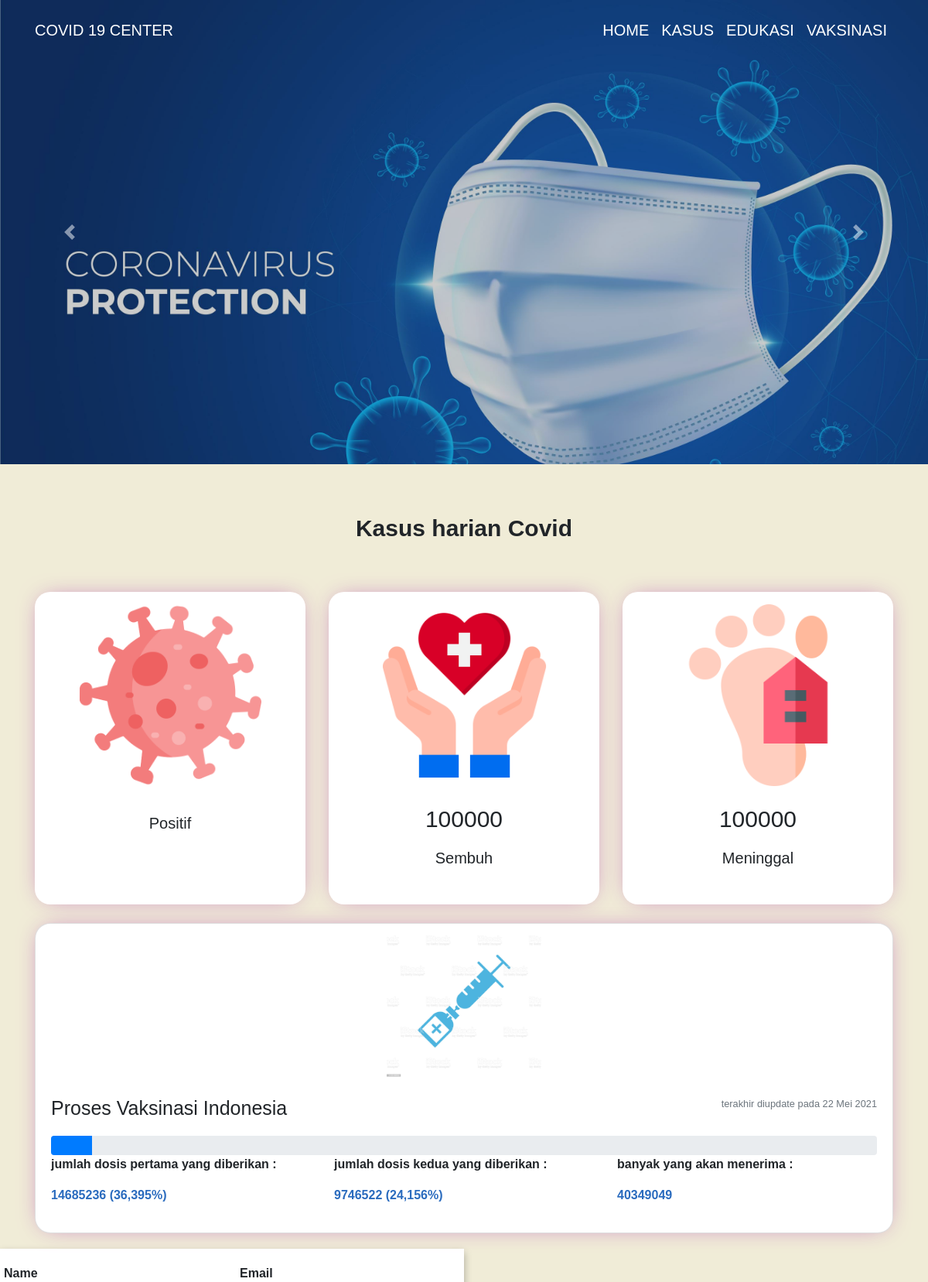
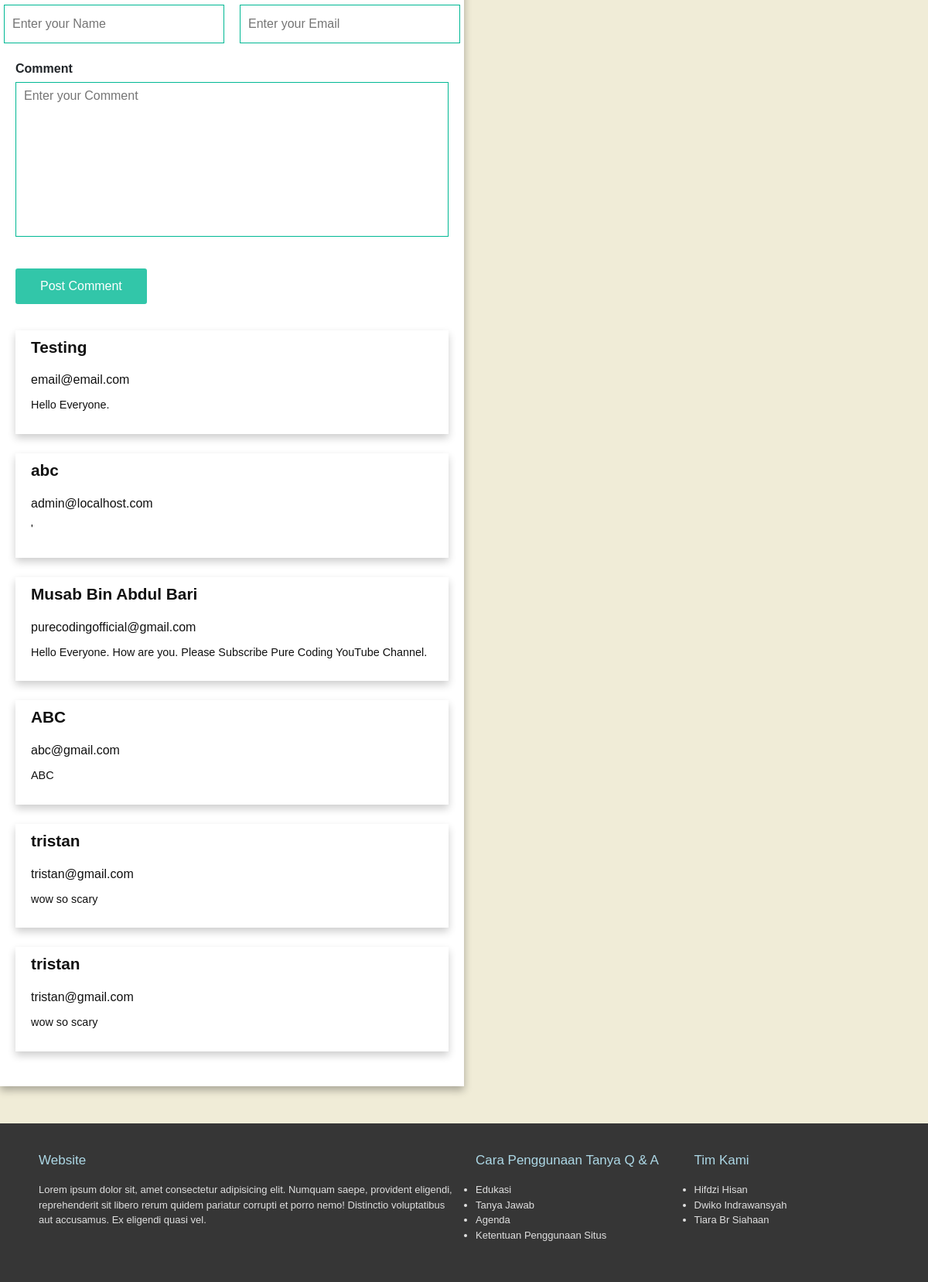
The page / on the database its author committed (2 pictures, top to bottom).
### tables this page shows
CREATE TABLE `comments` (
  `id` int(11) NOT NULL,
  `name` varchar(255) NOT NULL,
  `email` varchar(255) NOT NULL,
  `comment` mediumtext NOT NULL
);

### index.php (the view, shortened to what this page needs)
<?php
include 'config.php';
?>
<!doctype html>
<html lang="en">
  <head>
    <link rel="stylesheet" href="https://cdnjs.cloudflare.com/ajax/libs/font-awesome/4.7.0/css/font-awesome.min.css">
    <link rel="stylesheet" href="https://stackpath.bootstrapcdn.com/bootstrap/4.4.1/css/bootstrap.min.css">
    <link rel="stylesheet" href="https://cdn.datatables.net/1.10.24/css/jquery.dataTables.min.css">
    <link rel="stylesheet" href="css/main.css">
</head>
<body>
<header class="header">
    <nav class="navbar navbaro fixed-top navbar-expand-lg py-3">
        <div class="container"><a href="#" class="navbar-brand text-uppercase ">Covid 19 Center</a>
            <div id="navbarSupportedContent" class="collapse navbar-collapse">
                <ul class="navbar-nav ml-auto">
                    <li class="nav-item active"><a href="#" class="nav-link text-uppercase ">Home <span class="sr-only">(current)</span></a></li>
								<li class="nav-item"><a href="kasus.html" class="nav-link text-uppercase ">Kasus</a></li>
                    <li class="nav-item"><a href="edukasi.html" class="nav-link text-uppercase ">Edukasi</a></li>
                    <li class="nav-item"><a href="edukasi.html#vaksins" class="nav-link text-uppercase ">Vaksinasi</a></li>
                </ul>
            </div>
        </div>
    </nav>
</header>
<div id="carousse" class="carousel slide" data-ride="carousel">
  <div class="carousel-inner">
    <div class="carousel-item active">
      <img class="d-block w-100" src="images/slid1.jpg" alt="First slide">
    </div>
  </div>
  <a class="carousel-control-prev" href="#carousse" role="button" data-slide="prev">
    <span class="carousel-control-prev-icon" aria-hidden="true"></span>
  </a>
  <a class="carousel-control-next" href="#carousse" role="button" data-slide="next">
    <span class="carousel-control-next-icon" aria-hidden="true"></span>
  </a>
</div>
<div class="container">
    <a class="maintitle text-center">Kasus harian Covid</a>
    <div class="card-deck">
  <div class="card card-info border-0 p-3">
    <img class="card-img-top mx-auto" src="images/coronavirus.png" alt="Card image cap">
    <div class="card-body">
      <h5 class="card-title text-center">Positif</h5>
    </div>
  </div>
  <div class="card card-info border-0 p-3">
    <img class="card-img-top mx-auto" src="images/healthcare.png" alt="Card image cap">
    <div class="card-body">
      <p class="card-text text-center infocard sembuhcard">100000</p>
      <h5 class="card-title text-center">Sembuh</h5>
    </div>
  </div>
  <div class="card card-info border-0 p-3">
    <img class="card-img-top mx-auto" src="images/dead-body.png" alt="Card image cap">
    <div class="card-body">
      <p class="card-text text-center infocard tewascard">100000</p>
      <h5 class="card-title text-center">Meninggal</h5>
    </div>
  </div>
</div>
    <div class="card card-info col-md- mx-auto mt-4">
      <img class="card-img-top mx-auto" src="images/injection.jpg" alt="Card image cap" style="max-width: 200px">
      <div class="card-body">
        <div class="row">
          <div class="col-6"><p class="vaksintitle">
            Proses Vaksinasi Indonesia
          </p></div>
          <div class="col-6">
            <p class="card-text text-right"><small class="text-muted updated-vaksin">terakhir diupdate</small></p>
          </div>
        </div>
        <div class="progress">
          <div class="progress-bar persen" role="progressbar" style="width: 5%" aria-valuenow="25" aria-valuemin="0"
            aria-valuemax="100"></div>
            </div>
            <div class="row">
              <div class="col-4">
                <p class="vaccdesc">jumlah dosis pertama yang diberikan :</p>
                <p class="numbervacc persenone"><b>10293</b>(23%)</p>
              </div>
              <div class="col-4">
                <p class="vaccdesc">jumlah dosis kedua yang diberikan :</p>
                <p class="numbervacc persentwo"><b>10293</b>(23%)</p>
              </div>
              <div class="col-4">
                <p class="vaccdesc">banyak yang akan menerima :</p>
                <p class="numbervacc penerimaone"><b>10293</b></p>
              </div>
            </div>
      </div>
    </div>
  </div>
<body>
	<div class="wrapper">
		<form action="" method="POST" class="form">
			<div class="row">
				<div class="input-group">
					<label for="name">Name</label>
					<input type="text" name="name" id="name" placeholder="Enter your Name" required>
				</div>
				<div class="input-group">
					<label for="email">Email</label>
					<input type="email" name="email" id="email" placeholder="Enter your Email" required>
				</div>
			</div>
			<div class="input-group textarea">
				<label for="comment">Comment</label>
				<textarea id="comment" name="comment" placeholder="Enter your Comment" required></textarea>
			</div>
			<div class="input-group">
				<button name="submit" class="btn">Post Comment</button>
			</div>
		</form>
		<div class="prev-comments">
			<?php
			$sql = "SELECT * FROM comments";
			$result = mysqli_query($conn, $sql);
			if (mysqli_num_rows($result) > 0) {
				while ($row = mysqli_fetch_assoc($result)) {
			?>
			<div class="single-item">
				<h4><?php echo $row['name']; ?></h4>
				<a href="mailto:<?php echo $row['email']; ?>"><?php echo $row['email']; ?></a>
				<p><?php echo $row['comment']; ?></p>
			</div>
			<?php
				}
			}
			?>
		</div>
	</div>
<div class="footer mt-5">
  <div class="container">
    <div class="row">
      <div class="col-sm-6">
        <p class="foot-title">Website</p>
        <p class="foot-desc">Lorem ipsum dolor sit, amet consectetur adipisicing elit.
          Numquam saepe, provident eligendi, reprehenderit sit libero rerum
          quidem pariatur corrupti et porro
          nemo! Distinctio voluptatibus aut accusamus. Ex eligendi quasi vel.
        </p>
      </div>
      <div class="col-sm-3">
        <p class="foot-title">Cara Penggunaan Tanya Q & A
        </p>
        <div class="foot-desc">
          <ul>
            <li>Edukasi</li>
            <li>Tanya Jawab</li>
            <li>Agenda</li>
            <li> Ketentuan Penggunaan Situs </li>
          </ul>
        </div>
      </div>
      <div class="col-sm-3">
        <p class="foot-title">Tim Kami</p>
        <div class="foot-desc">
          <ul>
            <li> Hifdzi Hisan</li>
            <li>Dwiko Indrawansyah</li>
            <li>Tiara Br Siahaan</li>
          </ul>
        </div>
      </div>
    </div>
  </div>
</div>
</html>

### css/main.css (style rules this page uses)
body { background-color: #f0ecd7; }
.navbar { transition: all 0.4s; font-weight: 500; }
.navbar .nav-link { color: #ffffff; font-size: 20px; font-weight: 400; }
.navbar .navbar-brand { color: #fff; }
.nav-link { color: white; }
body { min-height: 110vh; }
.carousel { max-height: 768px; }
.carousel-item { height: 600px; object-fit: cover; filter: brightness(80%) }
.maintitle { font-size: 30px; font-weight: 600; display:block; margin:2em; }
.vaksintitle { font-weight: 500; font-size: 25px; }
.numbervacc { font-weight: 600; color: #2a6bbe; }
.vaccdesc { font-weight: 600; }
.infocard { font-size: 30px; font-weight: 500; bottom:0; }
.card-info { border-radius: 20px; box-shadow: 0px 0px 31px -11px rgba(184, 92, 184, 1); }
.card-info img { max-width: 235px; }
.progress { height: 25px; }
a:link { text-decoration: none }
* { margin: 0; padding: 0; box-sizing: border-box; font-family: 'Poppins', sans-serif; }
.wrapper { padding: 20px; background: #FFF; box-shadow: 0 5px 10px rgba(0,0,0,0.3); width: 600px; min-height: 400px; margin: 20px 0; }
.wrapper .row { display: grid; grid-template-columns: repeat(auto-fit, minmax(280px, 1fr)); border-radius: 5px; }
.wrapper .form .row .input-group { padding: 0 10px; display: block; border-radius: 5px; }
.wrapper .form .row .input-group:first-child { padding-left: 0; }
.wrapper .form .row .input-group:last-child { padding-right: 0; }
.wrapper .form .input-group { width: 100%; height: 50px; margin-bottom: 50px; }
.wrapper .form .input-group label { font-weight: 600; margin-bottom: 5px; display: block; }
.wrapper .form .input-group .btn { margin: 20px 0; display: block; padding: .7rem 2rem; opacity: .8; color: #FFF; background: #00b894; border: none; outline: none; border-radius: 3px; cursor: pointer; font-size: 1rem; transition: .3s ease-in; }
.wrapper .form .input-group input, .wrapper .form .input-group textarea { width: 100%; height: 100%; border: 1px solid #00b894; outline: none; padding: 5px 10px; }
.wrapper .form .input-group.textarea { height: 200px; }
.wrapper .form .input-group.textarea textarea { resize: none; }
.wrapper .prev-comments { margin-top: 50px; }
.wrapper .prev-comments .single-item { background: #FFF; box-shadow: 0 5px 10px rgba(0,0,0,0.2); padding: 10px 20px; text-align: left; margin-bottom: 25px; }
.wrapper .prev-comments .single-item h4 { font-size: 1.3rem; font-weight: 800; color: #111; }
.wrapper .prev-comments .single-item a { margin: 10px 0; font-size: 1rem; color: #111; text-decoration: none; display: inline-block; }
.wrapper .prev-comments .single-item p { font-size: .9rem; color: #111; }
.footer { padding: 35px; background-color:#363636; width: 100%; min-height: 150px; }
.foot-title { color: lightblue; font-size: 17px; font-weight: 500 ; }
.foot-desc { color: #e0e0e0; font-size: 13px; }

### rows shown on the page
comments: name "Testing", email "email@email.com", comment "Hello Everyone."
comments: name "abc", email "admin@localhost.com", comment "'"
comments: name "Musab Bin Abdul Bari", email "purecodingofficial@gmail.com", comment "Hello Everyone. How are you. Please Subscribe Pure Coding YouTube Channel."
comments: name "ABC", email "abc@gmail.com", comment "ABC"
comments: name "tristan", email "tristan@gmail.com", comment "wow so scary"
comments: name "tristan", email "tristan@gmail.com", comment "wow so scary"
